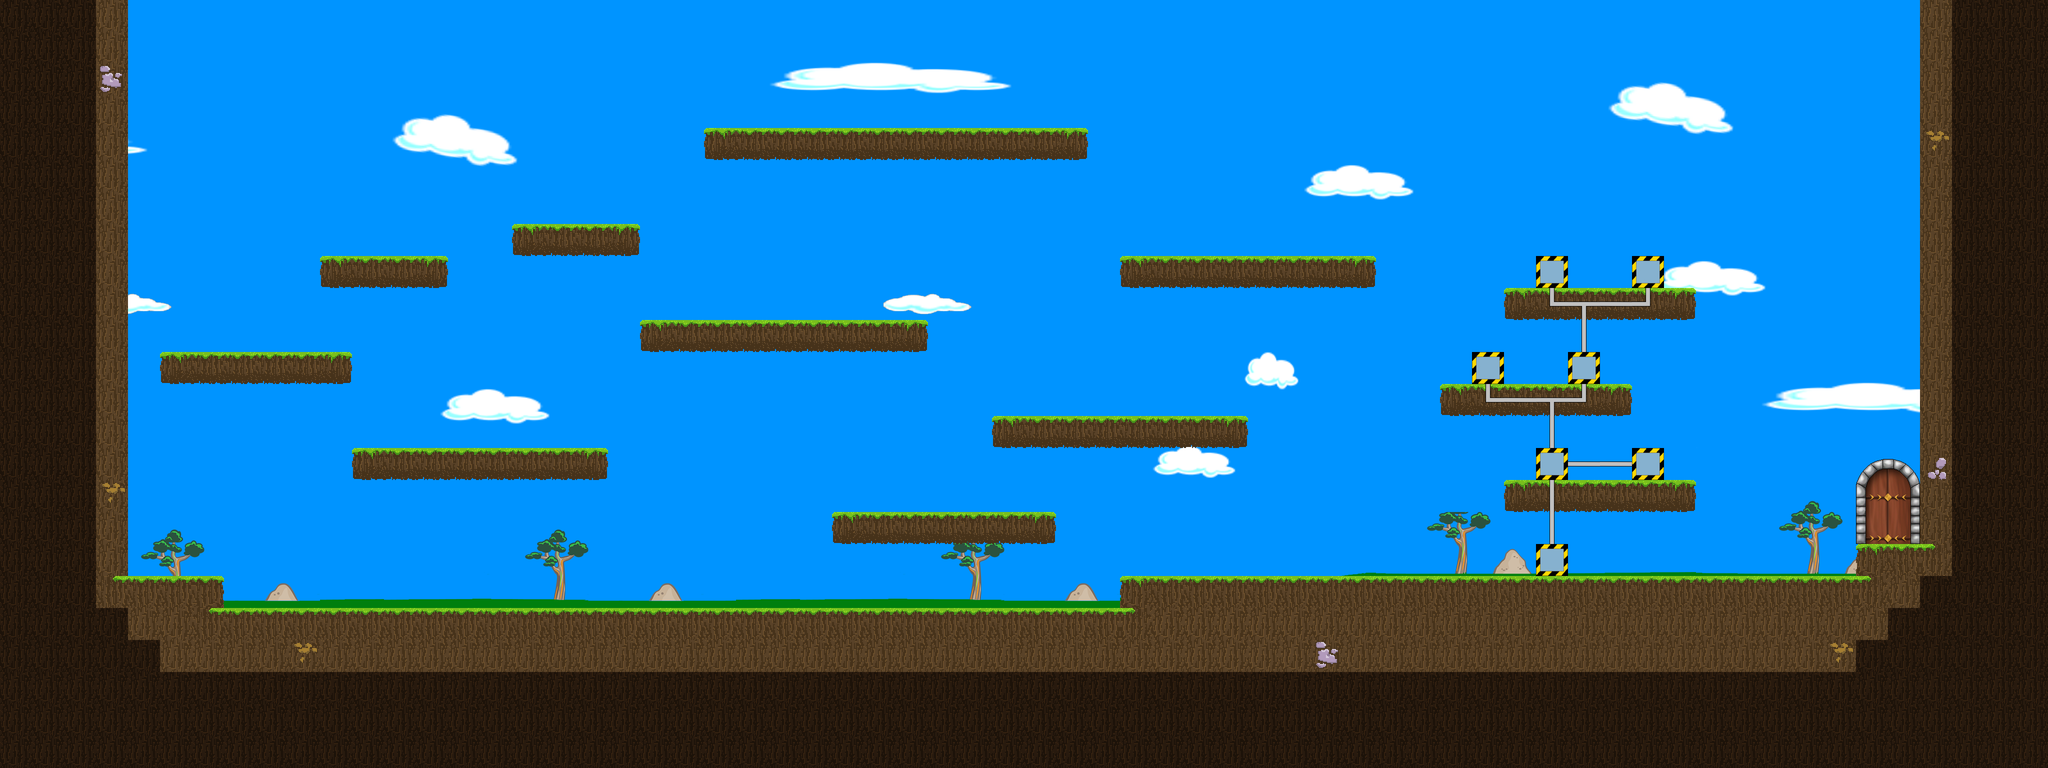

A level layout from a 2D game, rendered from its tile map. Below: a short description, then the map file with tile-grid data replaced by summaries:
An orthogonal 64x24 tile map with 64x64 px tiles, 7 tile layers (Hintergrund, Laufebene, Open Gate, Gate, ...), 7 tilesets.

<map version="1.0" orientation="orthogonal" renderorder="right-down" width="64" height="24" tilewidth="64" tileheight="64">
 <tileset firstgid="1" name="Hintergrund" tilewidth="64" tileheight="64">
  <image source="Hintergrund.png" trans="0000ff" width="2048" height="1024" />
 </tileset>
 <tileset firstgid="513" name="Rohre" tilewidth="64" tileheight="64">
  <image source="Rohre.png" trans="0000ff" width="256" height="256" />
 </tileset>
 <tileset firstgid="529" name="Metallobjekte" tilewidth="64" tileheight="64">
  <image source="Metallobjekte.png" trans="0000ff" width="256" height="256" />
 </tileset>
 <tileset firstgid="545" name="Maschinen" tilewidth="64" tileheight="64">
  <image source="Maschinen.png" trans="0000ff" width="256" height="256" />
 </tileset>
 <tileset firstgid="561" name="Laufebenen" tilewidth="64" tileheight="64">
  <image source="Laufebenen.png" trans="0000ff" width="256" height="256" />
 </tileset>
 <tileset firstgid="577" name="gate" tilewidth="64" tileheight="64">
  <image source="gate.png" trans="0000ff" width="256" height="256" />
 </tileset>
 <tileset firstgid="593" name="Ampeln" tilewidth="64" tileheight="64">
  <image source="Ampeln.png" trans="0000ff" width="128" height="128" />
 </tileset>
 <layer name="Hintergrund" width="64" height="24">
  <data>[1536 cells, 1536 non-empty, 420 distinct tile ids]</data>
 </layer>
 <layer name="Laufebene" width="64" height="24">
  <data>[1536 cells, 642 non-empty, 24 distinct tile ids]</data>
 </layer>
 <layer name="Open Gate" width="64" height="24">
  <data>[1536 cells, 6 non-empty, 6 distinct tile ids]</data>
 </layer>
 <layer name="Gate" width="64" height="24">
  <data>[1536 cells, 6 non-empty, 6 distinct tile ids]</data>
 </layer>
 <layer name="Pipes" width="64" height="24">
  <data>[1536 cells, 14 non-empty, 5 distinct tile ids]</data>
 </layer>
 <layer name="Ablagen" width="64" height="24">
  <data>[1536 cells, 7 non-empty, 1 distinct tile ids]</data>
 </layer>
 <layer name="Objektebene" width="64" height="24">
  <data>[1536 cells, 0 non-empty, 0 distinct tile ids]</data>
 </layer>
</map>
